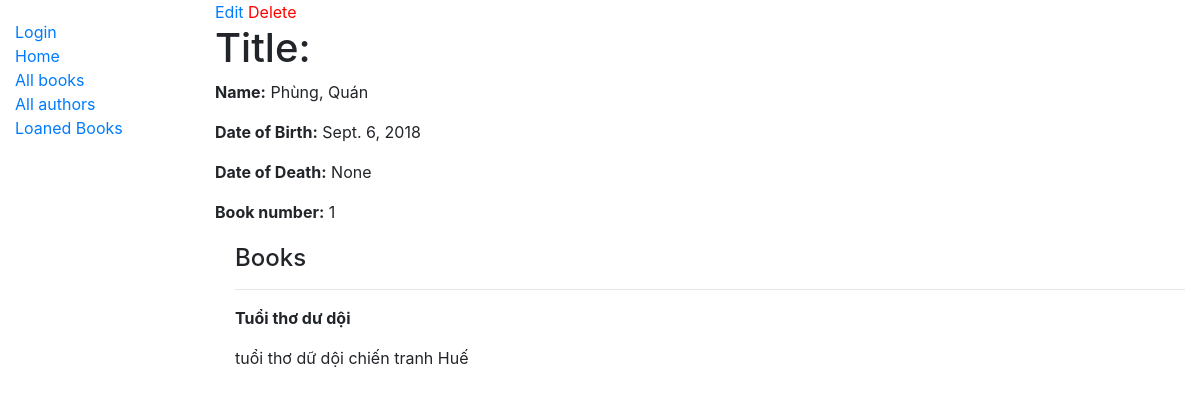
/catalog/authors/1, run on an earlier commit of the app's database.
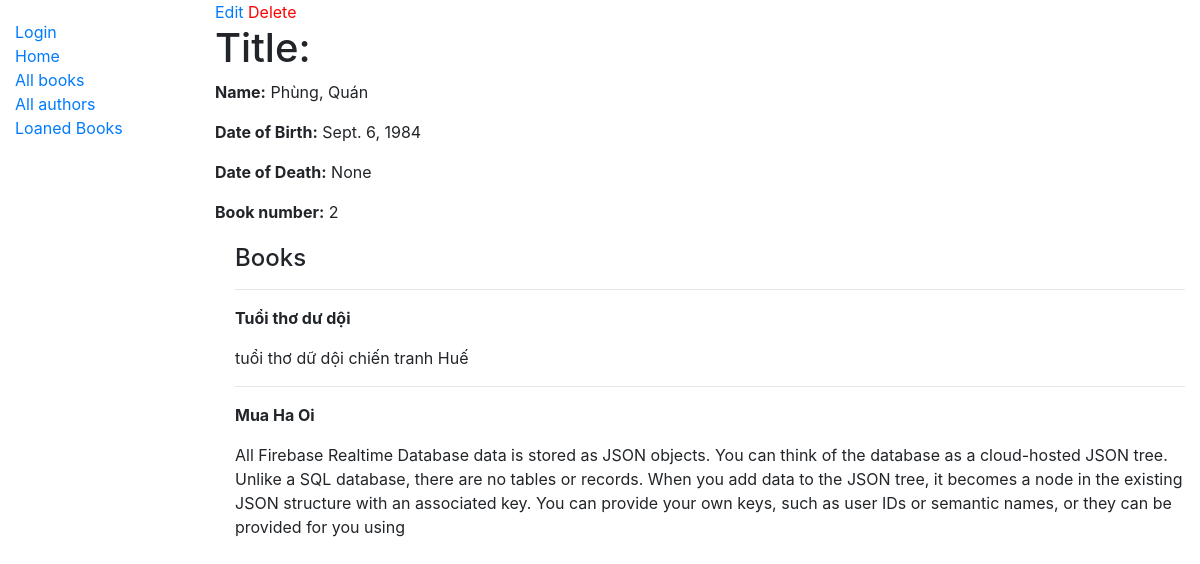
And on a later commit of the database.
### Author/models.py (models this page shows, shortened)
class Author(models.Model):
  first_name = models.CharField(max_length=100)
  last_name = models.CharField(max_length=100)
  date_of_birth = models.DateField(null=True, blank=True)
  date_of_death = models.DateField('Died', null=True, blank=True)
  class Meta:
    ordering = ['last_name', 'first_name']
  def __str__(self):
    return f'{self.last_name}, {self.first_name}'

### Book/models.py (models this page shows, shortened)
class Book(models.Model):
  title = models.CharField(max_length=200)
  summary =models.TextField(max_length=1000, help_text="Enter description of the book")
  isbn = models.CharField("ISBN", max_length=13,
    help_text='13 Character <a href="https://www.isbn-international.org/content/what-isbn">ISBN number</a>')
  genre = models.ManyToManyField(Genre, help_text='Select a genre for this book')
  author = models.ForeignKey(Author, on_delete=models.SET_NULL, null=True)
  language = models.ForeignKey(Language, on_delete=models.SET_NULL, null=True)
  class Meta:
    db_table = "books"
  def display_genre(self):
    return ', '.join(genre.name for genre in self.genre.all()[:3])
  display_genre.short_description = 'Genre'

### catalog/views.py (the view, shortened to what this page needs)
# urls.py: path('authors/<int:pk>', views.AuthorDetailView.as_view(), name='author-detail'),
class AuthorDetailView(generic.DetailView):
  model = Author

### catalog/templates/Author/author_detail.html
{% extends "base_generic.html" %}
{% block content %}
  <a href="{% url 'author_update' author.pk %}">Edit</a>
  <a href="{% url 'author_delete' author.pk %}" style="color:red"> Delete </a>
  <h1>Title: {{ author.title }}</h1>
  <p><strong>Name:</strong> {{ author }}</p>
  <p><strong>Date of Birth:</strong> {{ author.date_of_birth }}</p>
  <p><strong>Date of Death:</strong> {{ author.date_of_death }}</p>
  <p><strong>Book number:</strong> {{ author.book_set.all.count }}</p>
  <div style="margin-left:20px;margin-top:20px">
    <h4>Books</h4>
    {% for book in author.book_set.all %}
      <hr>
      <p>
        <strong>{{ book.title }}</strong>
      </p>
      <p>{{ book.summary }}</p>
    {% endfor %}
  </div>
{% endblock %}

### catalog/templates/base_generic.html (shortened to what this page needs)
<!DOCTYPE html>
<html lang="en">
<head>
  <link rel="stylesheet" href="https://stackpath.bootstrapcdn.com/bootstrap/4.1.3/css/bootstrap.min.css">
  {% load static %}
  <link rel="stylesheet" href="{% static 'css/styles.css' %}">
</head>
<body>
  <div class="container-fluid">
    <div class="row">
      <div class="col-sm-2">
      {% block sidebar %}
        <ul class="sidebar-nav">
          {% if user.is_authenticated %}
            <li>User: {{ user.get_username }}</li>
            <li><a href="{% url 'my-borrowed' %}">My Borrowed</a></li>
            <li><a href="{% url 'logout'%}?next={% url 'login' %}">Logout</a></li>
          {% else %}
            <li><a href="{% url 'login'%}?next={% url 'index' %}">Login</a></li>
          {% endif %}
          <li><a href="{% url 'index' %}">Home</a></li>
          <li><a href="{% url 'books' %}">All books</a></li>
          <li><a href="{% url 'authors' %}">All authors</a></li>
          <li><a href="{% url 'all-borrowed' %}">Loaned Books</a></li>
        </ul>
     {% endblock %}
      </div>
      <div class="col-sm-10 ">{% block content %}{% endblock %}</div>
    </div>
  </div>
</body>
</html>

### catalog/static/css/styles.css (style rules this page uses)
.sidebar-nav { margin-top: 20px; padding: 0; list-style: none; }

What changed in the data, as far as the page shows it:
changed Author "Phùng, Quán": date_of_birth "Sept. 6, 2018" → "Sept. 6, 1984"; book_set.all.count "1" → "2"
added Book: title "Mua Ha Oi", summary "All Firebase Realtime Database data is stored as JSON objects. You can think of the database as a cloud-hosted JSON tree. Unlike a SQL database, there are no tables or records. When you add data to the JSON tree, it becomes a node in the existing JSON structure with an associated key. You can provide your own keys, such as user IDs or semantic names, or they can be provided for you using"
